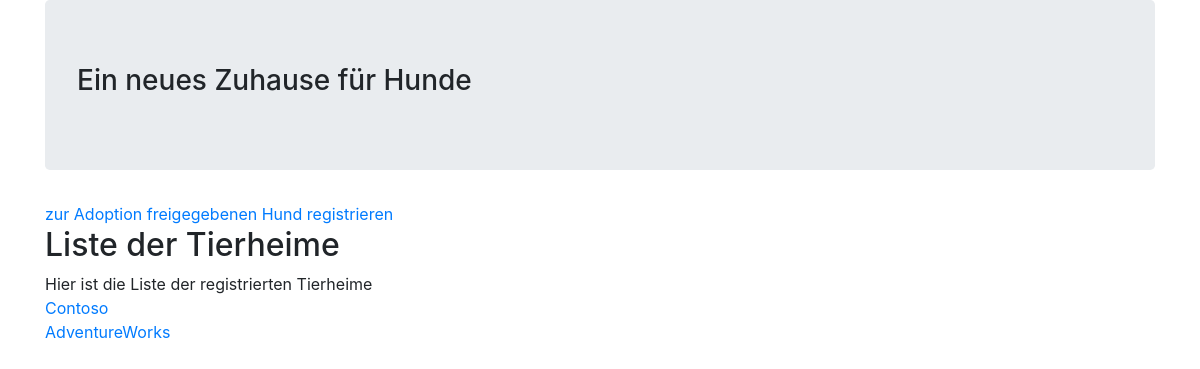
Before: / with the older database file.
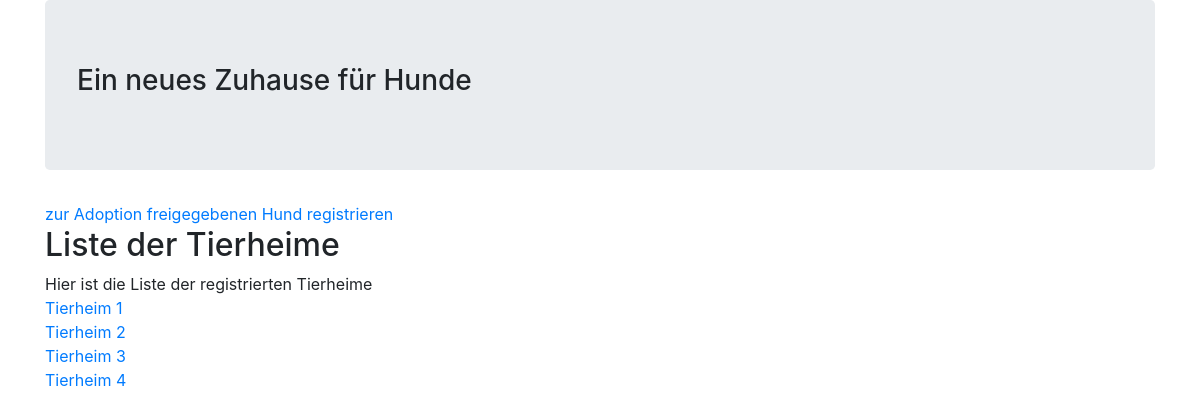
After: the same page with the newer database file.
### dog_shelters/models.py (models this page shows, shortened)
class Shelter(models.Model):
    name = models.CharField(max_length=200)
    location = models.CharField(max_length=200)

### dog_shelters/views.py (the view)
# urls.py: path('', views.shelter_list, name='shelter_list'),
def shelter_list(request):
    shelters = models.Shelter.objects.all()
    context = {'shelters': shelters}
    return render(request, 'shelter_list.html', context)

### dog_shelters/templates/shelter_list.html (shortened to what this page needs)
{% extends 'base.html' %}
{% block content %}
<div>
    <a href="{% url 'dog_register' %}">zur Adoption freigegebenen Hund registrieren</a>
</div>
<h2>Liste der Tierheime</h2>
<div>Hier ist die Liste der registrierten Tierheime</div>
    {% for shelter in shelters %}
        <div>
            <a href="{% url 'shelter_detail' shelter.id %}">
                {{shelter.name}}
            </a>
        </div>
    {% endfor %}
{% endblock %}

### dog_shelters/templates/base.html (shortened to what this page needs)
<!DOCTYPE html>
<html lang="en">
<head>
    <link rel="stylesheet" href="https://cdn.jsdelivr.net/npm/bootstrap@4.6.0/dist/css/bootstrap.min.css">
</head>
<body>
    <article class="container">
        <section class="jumbotron">
            <h3>Ein neues Zuhause für Hunde</h3>
        </section>
        {% block content %}
        {% endblock %}
    </article>
</body>
</html>

Changed rows visible on the page:
removed Shelter: name "Contoso"
removed Shelter: name "AdventureWorks"
added Shelter: name "Tierheim 1"
added Shelter: name "Tierheim 2"
added Shelter: name "Tierheim 3"
added Shelter: name "Tierheim 4"
